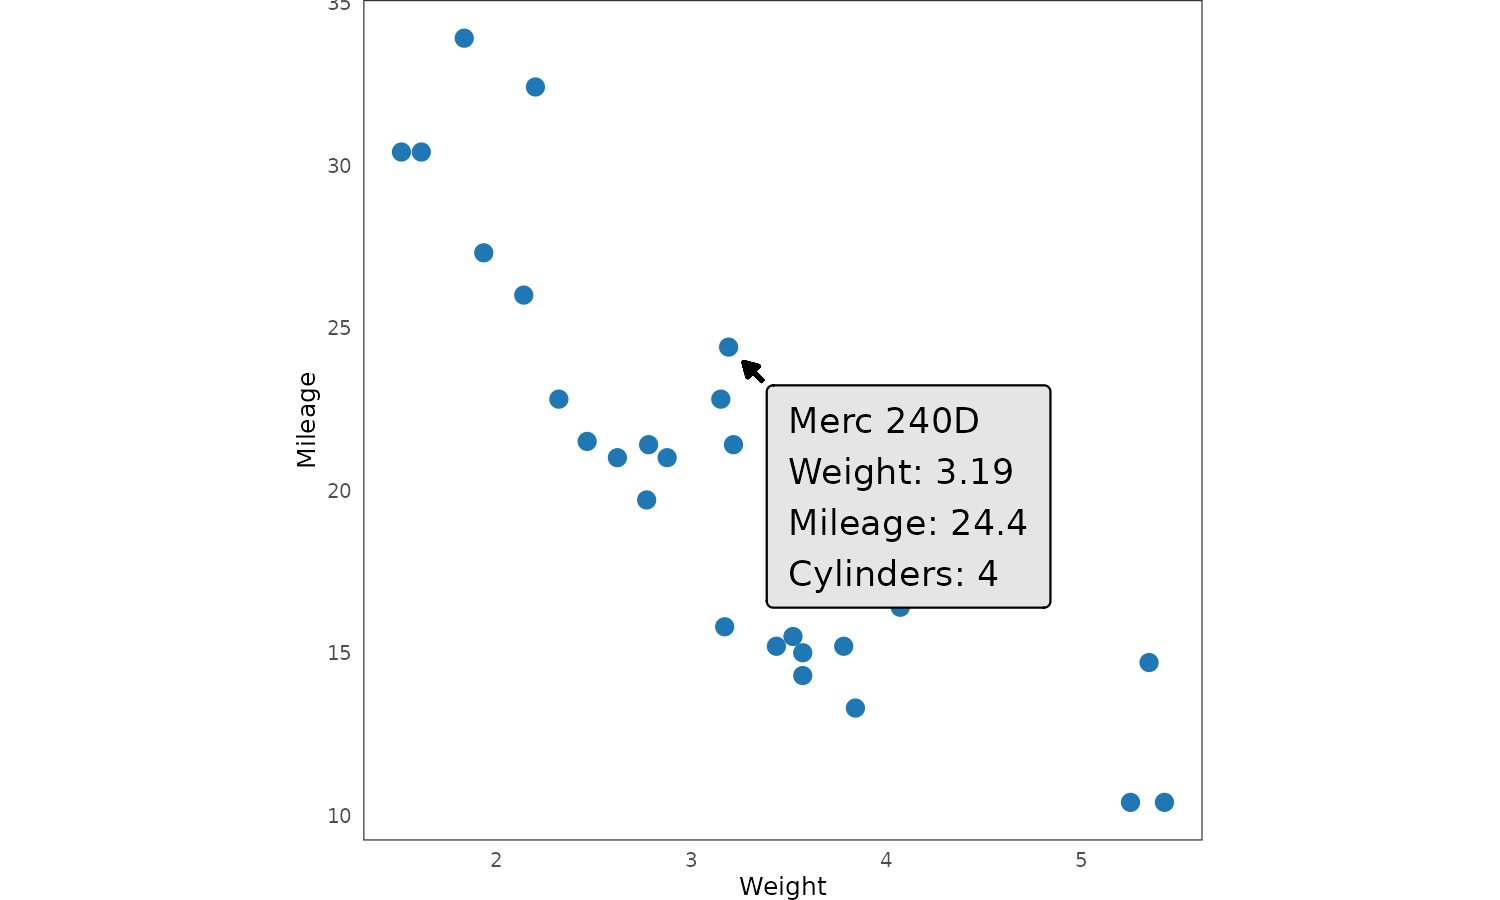

This chart was generated by the following R code:
source("./figures/defaults.R")

mtcars$car <- rownames(mtcars)

mtcars$info <- paste0(
  mtcars$car, "\n",
  "Weight: ", mtcars$wt, "\n",
  "Mileage: ", mtcars$mpg, "\n",
  "Cylinders: ", mtcars$cyl
)

xr <- diff(range(mtcars$wt))
yr <- diff(range(mtcars$mpg))

p <- ggplot(mtcars, aes(wt, mpg)) +
  geom_point(col = pal_dark_3[1]) +
  geom_label(data = mtcars[8, ], aes(label = info),
             fill = "grey90", size = 3, label.padding = unit(0.5, "lines"),
             nudge_x = 0.05 * xr, nudge_y = -0.05 * yr, hjust = 0, vjust = 1) +
  geom_segment(x = 3.19 + 0.045 * xr, y = 24.4 - 0.045 * yr,
               xend = 3.19 + 0.02 * xr, yend = 24.4 - 0.02 * yr,
               arrow = arrow(length = unit(0.05, "in"), type = "closed")) +
  coord_fixed(ratio = 1/6) +
  guides(col = "none") +
  labs(x = "Weight", y = "Mileage") +
  theme(plot.margin = unit(c(0, 2, 0, 2), units = "cm"))

ggsave("./figures/querying.png", p, dpi = 300,
       width = def_width, height = def_height, units = "in")
